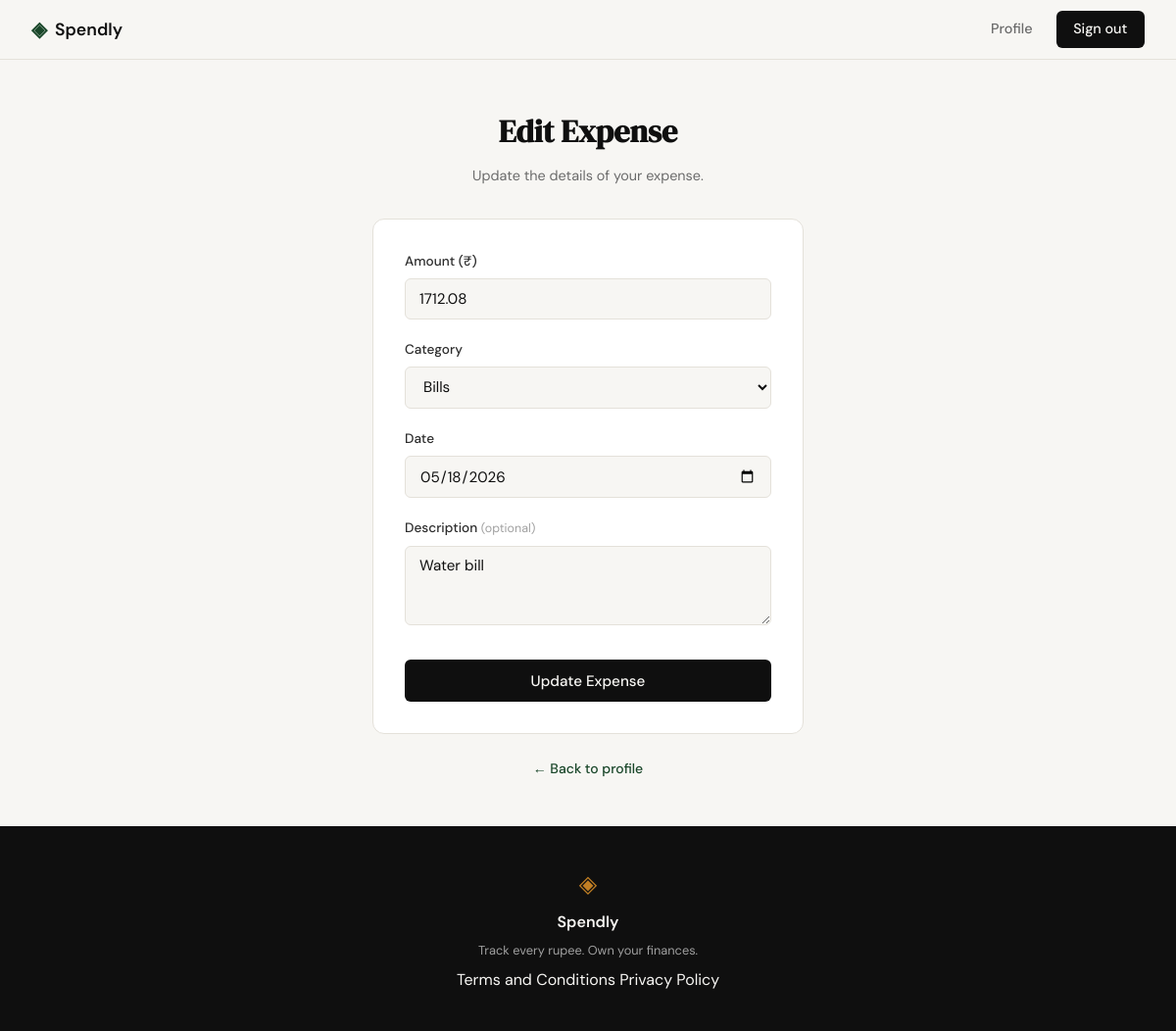
The page /expenses/57/edit (signed in) on the database its author committed.
### tables this page shows
CREATE TABLE expenses (
            id          INTEGER PRIMARY KEY AUTOINCREMENT,
            user_id     INTEGER NOT NULL REFERENCES users(id),
            amount      REAL    NOT NULL,
            category    TEXT    NOT NULL,
            date        TEXT    NOT NULL,
            description TEXT,
            created_at  TEXT    DEFAULT (datetime('now'))
        );

### app.py (the view, shortened to what this page needs)
@app.route("/expenses/<int:id>/edit", methods=["GET", "POST"])
def edit_expense(id):
    if not session.get("user_id"):
        return redirect(url_for("login"))
    expense = get_expense_by_id(id, session["user_id"])
    if expense is None:
        abort(404)
    if request.method == "GET":
        return render_template("edit_expense.html",
                               categories=CATEGORIES, expense=expense)

### database/db.py (called while the page is built)
def get_db():
    conn = sqlite3.connect(DB_PATH)
    conn.row_factory = sqlite3.Row
    conn.execute("PRAGMA foreign_keys = ON")
    return conn

### database/queries.py (called while the page is built)
def get_expense_by_id(expense_id, user_id):
    conn = get_db()
    try:
        row = conn.execute(
            "SELECT id, amount, category, date, description FROM expenses "
            "WHERE id = ? AND user_id = ?",
            (expense_id, user_id),
        ).fetchone()
        return dict(row) if row else None
    finally:
        conn.close()

### templates/edit_expense.html (shortened to what this page needs)
{% extends "base.html" %}
{% block content %}
<section class="auth-section">
    <div class="auth-container">
        <div class="auth-header">
            <h1 class="auth-title">Edit Expense</h1>
            <p class="auth-subtitle">Update the details of your expense.</p>
        </div>
        <div class="auth-card">
            <form method="post" action="{{ url_for('edit_expense', id=expense.id) }}">
                <div class="form-group">
                    <label for="amount">Amount (₹)</label>
                    <input class="form-input" type="text" id="amount" name="amount"
                           placeholder="e.g. 499"
                           value="{{ amount if amount is defined else expense.amount }}"
                           autocomplete="off">
                </div>
                <div class="form-group">
                    <label for="category">Category</label>
                    <select class="form-input" id="category" name="category">
                        {% set selected_cat = category if category is defined else expense.category %}
                        {% for cat in categories %}
                        <option value="{{ cat }}" {% if cat == selected_cat %}selected{% endif %}>{{ cat }}</option>
                        {% endfor %}
                    </select>
                </div>
                <div class="form-group">
                    <label for="date">Date</label>
                    <input class="form-input" type="date" id="date" name="date"
                           value="{{ date if date is defined else expense.date }}">
                </div>
                <div class="form-group">
                    <label for="description">Description <span class="form-optional">(optional)</span></label>
                    <textarea class="form-input form-textarea" id="description" name="description"
                              placeholder="e.g. Grocery run at D-Mart" maxlength="200"
                              rows="3">{{ description if description is defined else (expense.description or '') }}</textarea>
                </div>
                <button class="btn-submit" type="submit">Update Expense</button>
            </form>
        </div>
        <p class="auth-switch">
            <a href="{{ url_for('profile') }}">&larr; Back to profile</a>
        </p>
    </div>
</section>
{% endblock %}

### static/css/style.css (style rules this page uses)
:root { --ink: #0f0f0f; --ink-soft: #2d2d2d; --ink-muted: #6b6b6b; --ink-faint: #a0a0a0; --paper: #f7f6f3; --paper-warm: #f0ede6; --paper-card: #ffffff; --accent: #1a472a; --accent-light: #e8f0eb; --accent-2: #c17f24; --accent-2-light: #fdf3e3; --danger: #c0392b; --danger-light: #fdecea; --border: #e4e1da; --border-soft: #eeebe4; --font-display: 'DM Serif Display', Georgia, serif; --font-body: 'DM Sans', system-ui, sans-serif; --max-width: 1200px; --auth-width: 440px; --radius-sm: 6px; --radius-md: 12px; --radius-lg: 20px; }
*, *::before, *::after { box-sizing: border-box; margin: 0; padding: 0; }
html { font-size: 16px; scroll-behavior: smooth; }
body { background: var(--paper); color: var(--ink); font-family: var(--font-body); font-size: 1rem; line-height: 1.6; -webkit-font-smoothing: antialiased; }
a { color: inherit; text-decoration: none; }
.auth-section { min-height: calc(100vh - 60px - 100px); display: flex; align-items: center; justify-content: center; padding: 3rem 2rem; }
.auth-container { width: 100%; max-width: var(--auth-width); }
.auth-header { text-align: center; margin-bottom: 2rem; }
.auth-title { font-family: var(--font-display); font-size: 2rem; color: var(--ink); margin-bottom: 0.5rem; }
.auth-subtitle { font-size: 0.9rem; color: var(--ink-muted); }
.auth-card { background: var(--paper-card); border: 1px solid var(--border); border-radius: var(--radius-md); padding: 2rem; margin-bottom: 1.5rem; }
.form-group { margin-bottom: 1.25rem; }
.form-group label { display: block; font-size: 0.85rem; font-weight: 500; color: var(--ink-soft); margin-bottom: 0.4rem; }
.form-input { width: 100%; padding: 0.6rem 0.875rem; border: 1px solid var(--border); border-radius: var(--radius-sm); font-family: var(--font-body); font-size: 0.95rem; color: var(--ink); background: var(--paper); outline: none; transition: border-color 0.2s; }
.form-input::placeholder { color: var(--ink-faint); }
.btn-submit { width: 100%; padding: 0.7rem; background: var(--ink); color: var(--paper); border: none; border-radius: var(--radius-sm); font-family: var(--font-body); font-size: 0.95rem; font-weight: 500; cursor: pointer; transition: background 0.2s; margin-top: 0.5rem; }
.auth-switch { text-align: center; font-size: 0.875rem; color: var(--ink-muted); }
.auth-switch a { color: var(--accent); font-weight: 500; }
.form-optional { font-size: 0.78rem; color: var(--ink-faint); font-weight: 400; }
.form-textarea { resize: vertical; min-height: 80px; }

### rows shown on the page
expenses: amount "1712.08", category "Bills", date "05/18/2026", description "Water bill"
